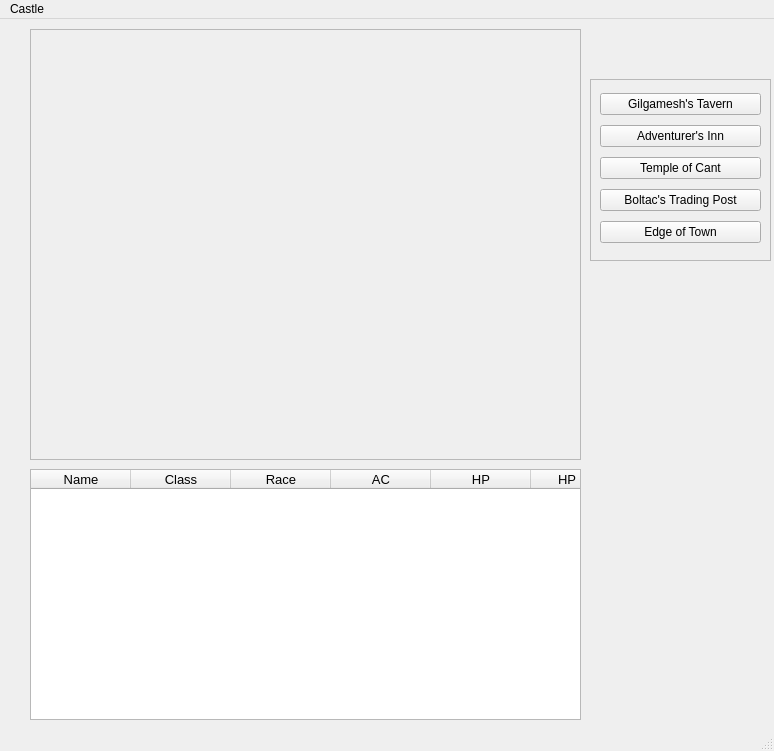
<?xml version="1.0" encoding="UTF-8"?>
<ui version="4.0">
 <class>castleWindow</class>
 <widget class="QMainWindow" name="castleWindow">
  <property name="geometry">
   <rect>
    <x>0</x>
    <y>0</y>
    <width>774</width>
    <height>751</height>
   </rect>
  </property>
  <property name="windowTitle">
   <string>CASTLE</string>
  </property>
  <property name="layoutDirection">
   <enum>Qt::LeftToRight</enum>
  </property>
  <widget class="QWidget" name="centralwidget">
   <widget class="QTableWidget" name="party_tableWidget">
    <property name="geometry">
     <rect>
      <x>30</x>
      <y>450</y>
      <width>551</width>
      <height>251</height>
     </rect>
    </property>
    <property name="sizePolicy">
     <sizepolicy hsizetype="MinimumExpanding" vsizetype="Expanding">
      <horstretch>0</horstretch>
      <verstretch>0</verstretch>
     </sizepolicy>
    </property>
    <property name="maximumSize">
     <size>
      <width>551</width>
      <height>16777215</height>
     </size>
    </property>
    <property name="font">
     <font>
      <pointsize>10</pointsize>
     </font>
    </property>
    <property name="layoutDirection">
     <enum>Qt::LeftToRight</enum>
    </property>
    <property name="verticalScrollBarPolicy">
     <enum>Qt::ScrollBarAsNeeded</enum>
    </property>
    <property name="horizontalScrollBarPolicy">
     <enum>Qt::ScrollBarAlwaysOff</enum>
    </property>
    <property name="sizeAdjustPolicy">
     <enum>QAbstractScrollArea::AdjustToContents</enum>
    </property>
    <property name="editTriggers">
     <set>QAbstractItemView::NoEditTriggers</set>
    </property>
    <property name="selectionMode">
     <enum>QAbstractItemView::SingleSelection</enum>
    </property>
    <property name="selectionBehavior">
     <enum>QAbstractItemView::SelectRows</enum>
    </property>
    <property name="gridStyle">
     <enum>Qt::DashLine</enum>
    </property>
    <property name="columnCount">
     <number>7</number>
    </property>
    <column>
     <property name="text">
      <string>Name</string>
     </property>
    </column>
    <column>
     <property name="text">
      <string>Class</string>
     </property>
    </column>
    <column>
     <property name="text">
      <string>Race</string>
     </property>
    </column>
    <column>
     <property name="text">
      <string>AC</string>
     </property>
    </column>
    <column>
     <property name="text">
      <string>HP</string>
     </property>
    </column>
    <column>
     <property name="text">
      <string>HP Max</string>
     </property>
    </column>
    <column>
     <property name="text">
      <string>Status</string>
     </property>
    </column>
   </widget>
   <widget class="QFrame" name="castleFrame">
    <property name="geometry">
     <rect>
      <x>30</x>
      <y>10</y>
      <width>551</width>
      <height>431</height>
     </rect>
    </property>
    <property name="frameShape">
     <enum>QFrame::StyledPanel</enum>
    </property>
    <property name="frameShadow">
     <enum>QFrame::Raised</enum>
    </property>
   </widget>
   <widget class="QFrame" name="nav_frame">
    <property name="geometry">
     <rect>
      <x>590</x>
      <y>60</y>
      <width>181</width>
      <height>182</height>
     </rect>
    </property>
    <property name="frameShape">
     <enum>QFrame::StyledPanel</enum>
    </property>
    <property name="frameShadow">
     <enum>QFrame::Raised</enum>
    </property>
    <layout class="QGridLayout" name="gridLayout">
     <item row="0" column="0">
      <widget class="QPushButton" name="tavernButton">
       <property name="text">
        <string>Gilgamesh's Tavern</string>
       </property>
      </widget>
     </item>
     <item row="1" column="0">
      <widget class="QPushButton" name="innButton">
       <property name="text">
        <string>Adventurer's Inn</string>
       </property>
      </widget>
     </item>
     <item row="2" column="0">
      <widget class="QPushButton" name="cantButton">
       <property name="text">
        <string>Temple of Cant</string>
       </property>
      </widget>
     </item>
     <item row="3" column="0">
      <widget class="QPushButton" name="boltacButton">
       <property name="text">
        <string>Boltac's Trading Post</string>
       </property>
      </widget>
     </item>
     <item row="4" column="0">
      <widget class="QPushButton" name="edgeButton">
       <property name="text">
        <string>Edge of Town</string>
       </property>
      </widget>
     </item>
    </layout>
   </widget>
  </widget>
  <widget class="QStatusBar" name="statusbar"/>
  <widget class="QMenuBar" name="menubar">
   <property name="geometry">
    <rect>
     <x>0</x>
     <y>0</y>
     <width>774</width>
     <height>22</height>
    </rect>
   </property>
   <widget class="QMenu" name="menuCastle">
    <property name="title">
     <string>Castle</string>
    </property>
    <addaction name="actionGilgamesh_Tavern"/>
    <addaction name="actionAdventurer_Inn"/>
    <addaction name="actionTemple_of_Cant"/>
    <addaction name="actionBoltac_Trading_Post"/>
    <addaction name="actionEdge_of_Town"/>
   </widget>
   <addaction name="menuCastle"/>
  </widget>
  <action name="actionGilgamesh_Tavern">
   <property name="text">
    <string>Gilgamesh's Tavern</string>
   </property>
  </action>
  <action name="actionAdventurer_Inn">
   <property name="text">
    <string>Adventurer's Inn</string>
   </property>
  </action>
  <action name="actionTemple_of_Cant">
   <property name="text">
    <string>Temple of Cant</string>
   </property>
  </action>
  <action name="actionBoltac_Trading_Post">
   <property name="text">
    <string>Boltac's Trading Post</string>
   </property>
  </action>
  <action name="actionEdge_of_Town">
   <property name="text">
    <string>Edge of Town</string>
   </property>
  </action>
 </widget>
 <resources/>
 <connections/>
</ui>
